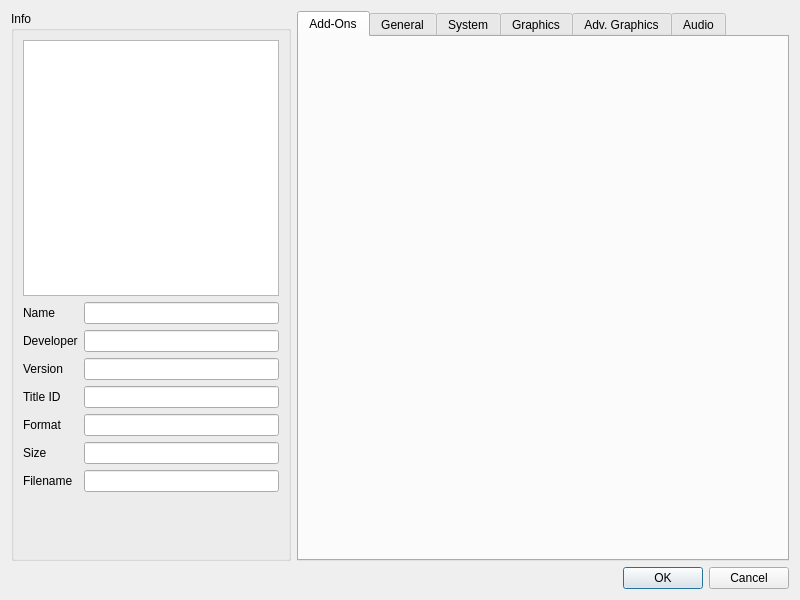
<?xml version="1.0" encoding="UTF-8"?>
<ui version="4.0">
 <class>ConfigurePerGame</class>
 <widget class="QDialog" name="ConfigurePerGame">
  <property name="geometry">
   <rect>
    <x>0</x>
    <y>0</y>
    <width>800</width>
    <height>600</height>
   </rect>
  </property>
  <property name="windowTitle">
   <string>Dialog</string>
  </property>
  <layout class="QVBoxLayout" name="verticalLayout_3">
   <item>
    <layout class="QHBoxLayout" name="horizontalLayout">
     <item>
      <widget class="QGroupBox" name="groupBox">
       <property name="sizePolicy">
        <sizepolicy hsizetype="Maximum" vsizetype="Preferred">
         <horstretch>0</horstretch>
         <verstretch>0</verstretch>
        </sizepolicy>
       </property>
       <property name="title">
        <string>Info</string>
       </property>
       <layout class="QVBoxLayout" name="verticalLayout">
        <item alignment="Qt::AlignHCenter">
         <widget class="QGraphicsView" name="icon_view">
          <property name="sizePolicy">
           <sizepolicy hsizetype="Maximum" vsizetype="Maximum">
            <horstretch>0</horstretch>
            <verstretch>0</verstretch>
           </sizepolicy>
          </property>
          <property name="minimumSize">
           <size>
            <width>256</width>
            <height>256</height>
           </size>
          </property>
          <property name="maximumSize">
           <size>
            <width>256</width>
            <height>256</height>
           </size>
          </property>
          <property name="verticalScrollBarPolicy">
           <enum>Qt::ScrollBarAlwaysOff</enum>
          </property>
          <property name="horizontalScrollBarPolicy">
           <enum>Qt::ScrollBarAlwaysOff</enum>
          </property>
          <property name="interactive">
           <bool>false</bool>
          </property>
         </widget>
        </item>
        <item>
         <layout class="QGridLayout" name="gridLayout_2">
          <item row="6" column="1">
           <widget class="QLineEdit" name="display_size">
            <property name="enabled">
             <bool>true</bool>
            </property>
            <property name="readOnly">
             <bool>true</bool>
            </property>
           </widget>
          </item>
          <item row="3" column="1">
           <widget class="QLineEdit" name="display_version">
            <property name="enabled">
             <bool>true</bool>
            </property>
            <property name="readOnly">
             <bool>true</bool>
            </property>
           </widget>
          </item>
          <item row="1" column="0">
           <widget class="QLabel" name="label">
            <property name="text">
             <string>Name</string>
            </property>
           </widget>
          </item>
          <item row="4" column="0">
           <widget class="QLabel" name="label_4">
            <property name="text">
             <string>Title ID</string>
            </property>
           </widget>
          </item>
          <item row="4" column="1">
           <widget class="QLineEdit" name="display_title_id">
            <property name="enabled">
             <bool>true</bool>
            </property>
            <property name="readOnly">
             <bool>true</bool>
            </property>
           </widget>
          </item>
          <item row="7" column="1">
           <widget class="QLineEdit" name="display_filename">
            <property name="enabled">
             <bool>true</bool>
            </property>
            <property name="readOnly">
             <bool>true</bool>
            </property>
           </widget>
          </item>
          <item row="5" column="1">
           <widget class="QLineEdit" name="display_format">
            <property name="enabled">
             <bool>true</bool>
            </property>
            <property name="readOnly">
             <bool>true</bool>
            </property>
           </widget>
          </item>
          <item row="7" column="0">
           <widget class="QLabel" name="label_7">
            <property name="text">
             <string>Filename</string>
            </property>
           </widget>
          </item>
          <item row="1" column="1">
           <widget class="QLineEdit" name="display_name">
            <property name="enabled">
             <bool>true</bool>
            </property>
            <property name="readOnly">
             <bool>true</bool>
            </property>
           </widget>
          </item>
          <item row="2" column="1">
           <widget class="QLineEdit" name="display_developer">
            <property name="enabled">
             <bool>true</bool>
            </property>
            <property name="readOnly">
             <bool>true</bool>
            </property>
           </widget>
          </item>
          <item row="5" column="0">
           <widget class="QLabel" name="label_5">
            <property name="text">
             <string>Format</string>
            </property>
           </widget>
          </item>
          <item row="3" column="0">
           <widget class="QLabel" name="label_3">
            <property name="text">
             <string>Version</string>
            </property>
           </widget>
          </item>
          <item row="6" column="0">
           <widget class="QLabel" name="label_6">
            <property name="text">
             <string>Size</string>
            </property>
           </widget>
          </item>
          <item row="2" column="0">
           <widget class="QLabel" name="label_2">
            <property name="text">
             <string>Developer</string>
            </property>
           </widget>
          </item>
         </layout>
        </item>
        <item>
         <spacer name="verticalSpacer">
          <property name="orientation">
           <enum>Qt::Vertical</enum>
          </property>
          <property name="sizeHint" stdset="0">
           <size>
            <width>20</width>
            <height>40</height>
           </size>
          </property>
         </spacer>
        </item>
       </layout>
      </widget>
     </item>
     <item>
      <layout class="QVBoxLayout" name="VerticalLayout">
       <item>
        <layout class="QVBoxLayout" name="verticalLayout_2"/>
       </item>
       <item>
        <widget class="QTabWidget" name="tabWidget">
         <property name="enabled">
          <bool>true</bool>
         </property>
         <property name="currentIndex">
          <number>0</number>
         </property>
         <property name="usesScrollButtons">
          <bool>true</bool>
         </property>
         <property name="documentMode">
          <bool>false</bool>
         </property>
         <property name="tabsClosable">
          <bool>false</bool>
         </property>
         <widget class="ConfigurePerGameAddons" name="addonsTab">
          <attribute name="title">
           <string>Add-Ons</string>
          </attribute>
         </widget>
         <widget class="ConfigureGeneral" name="generalTab">
          <attribute name="title">
           <string>General</string>
          </attribute>
         </widget>
         <widget class="ConfigureSystem" name="systemTab">
          <attribute name="title">
           <string>System</string>
          </attribute>
         </widget>
         <widget class="ConfigureGraphics" name="graphicsTab">
          <attribute name="title">
           <string>Graphics</string>
          </attribute>
         </widget>
         <widget class="ConfigureGraphicsAdvanced" name="graphicsAdvancedTab">
          <attribute name="title">
           <string>Adv. Graphics</string>
          </attribute>
         </widget>
         <widget class="ConfigureAudio" name="audioTab">
          <attribute name="title">
           <string>Audio</string>
          </attribute>
         </widget>
        </widget>
       </item>
      </layout>
     </item>
    </layout>
   </item>
   <item>
    <widget class="QDialogButtonBox" name="buttonBox">
     <property name="sizePolicy">
      <sizepolicy hsizetype="Preferred" vsizetype="Preferred">
       <horstretch>0</horstretch>
       <verstretch>0</verstretch>
      </sizepolicy>
     </property>
     <property name="orientation">
      <enum>Qt::Horizontal</enum>
     </property>
     <property name="standardButtons">
      <set>QDialogButtonBox::Cancel|QDialogButtonBox::Ok</set>
     </property>
    </widget>
   </item>
  </layout>
 </widget>
 <customwidgets>
  <customwidget>
   <class>ConfigureGeneral</class>
   <extends>QWidget</extends>
   <header>configuration/configure_general.h</header>
   <container>1</container>
  </customwidget>
  <customwidget>
   <class>ConfigureSystem</class>
   <extends>QWidget</extends>
   <header>configuration/configure_system.h</header>
   <container>1</container>
  </customwidget>
  <customwidget>
   <class>ConfigureAudio</class>
   <extends>QWidget</extends>
   <header>configuration/configure_audio.h</header>
   <container>1</container>
  </customwidget>
  <customwidget>
   <class>ConfigureGraphics</class>
   <extends>QWidget</extends>
   <header>configuration/configure_graphics.h</header>
   <container>1</container>
  </customwidget>
  <customwidget>
   <class>ConfigureGraphicsAdvanced</class>
   <extends>QWidget</extends>
   <header>configuration/configure_graphics_advanced.h</header>
   <container>1</container>
  </customwidget>
  <customwidget>
   <class>ConfigurePerGameAddons</class>
   <extends>QWidget</extends>
   <header>configuration/configure_per_game_addons.h</header>
   <container>1</container>
  </customwidget>
 </customwidgets>
 <resources/>
 <connections>
  <connection>
   <sender>buttonBox</sender>
   <signal>accepted()</signal>
   <receiver>ConfigurePerGame</receiver>
   <slot>accept()</slot>
   <hints>
    <hint type="sourcelabel">
     <x>248</x>
     <y>254</y>
    </hint>
    <hint type="destinationlabel">
     <x>157</x>
     <y>274</y>
    </hint>
   </hints>
  </connection>
  <connection>
   <sender>buttonBox</sender>
   <signal>rejected()</signal>
   <receiver>ConfigurePerGame</receiver>
   <slot>reject()</slot>
   <hints>
    <hint type="sourcelabel">
     <x>316</x>
     <y>260</y>
    </hint>
    <hint type="destinationlabel">
     <x>286</x>
     <y>274</y>
    </hint>
   </hints>
  </connection>
 </connections>
</ui>
